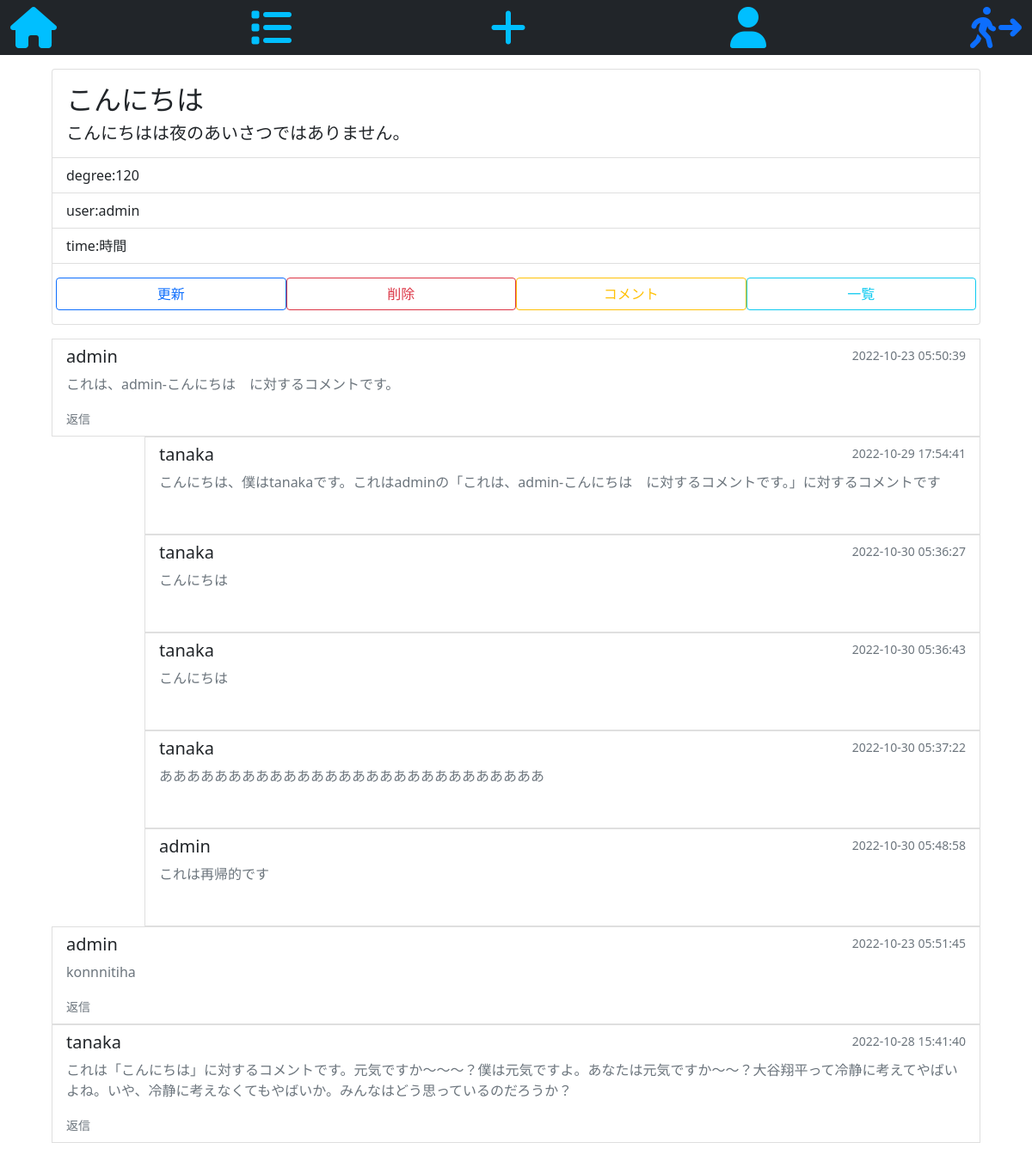
Page /detail/1/ (signed in) on the committed database.
### app/models.py (models this page shows, shortened)
class App(models.Model):
    title=models.CharField(max_length=100)
    text=models.TextField()
    degree=models.CharField(
        max_length=100,
        choices=(('0','0%'),('10','10%'),("20","20%"),("30","30%"),
        ("40","40%"),("50","50%"),("60","60%"),("70","70%"),("80","80%"),
        ("90","90%"),("100","100%"),("120","limit-break"),),
        null=True,
    )
    user=models.ForeignKey('auth.User',on_delete=models.CASCADE)

class Comment(models.Model):
    text=models.TextField()
    target=models.ForeignKey('App',on_delete=models.CASCADE,verbose_name='対象記事')
    created_at=models.DateTimeField('CreatedDate',auto_now=True)
    username=models.ForeignKey('auth.User',on_delete=models.CASCADE,verbose_name='ユーザー名')
    parent=models.ForeignKey('self',verbose_name='parent',null=True,blank=True,on_delete=models.CASCADE)

### app/views.py (the view)
# urls.py: path('detail/<int:pk>/',views.AppDetail.as_view(),name='app-detail'),
class AppDetail(LoginRequiredMixin,DetailView):
    template_name='app/app_detail.html'
    model=App
    def get_context_data(self,**kwargs):
        context=super().get_context_data(**kwargs)
        context['parent_list']=self.object.comment_set.filter(parent__isnull=True)
        return context

### app/templates/app/app_detail.html (shortened to what this page needs)
{% extends 'base.html' %}
{% block body %}
<div class="card my-3 mx-auto" style="width:90%">
    <div class="card-body">
      <h2 class="card-title">{{object.title}}</h2>
      <h5 class="card-text">{{object.text}}</5>
    </div>
    <ul class="list-group list-group-flush">
      <li class="list-group-item">degree:{{object.degree}}</li>
      <li class="list-group-item">user:{{object.user}}</li>
      <li class="list-group-item">time:時間</li>
    </ul>
    <div class="card-body row">
      {% if request.user == object.user%}
        <a href="{% url 'app:app-update' object.pk %}" class="btn btn-outline-primary float-right col-3 mx-auto">更新</a>
        <a href="{% url 'app:app-delete' object.pk %}" class="btn btn-outline-danger float-right col-3 mx-auto">削除</a>
        <a href="{% url 'app:comment-create' object.pk %}" class="btn btn btn-outline-warning float-right col-3 mx-auto">コメント</a>
        <a href="{% url 'app:app-list' %}" class="btn btn-outline-info float-right col-3 mx-auto">一覧</a>
      {%else%}
        <a href="{% url 'app:comment-create' object.pk %}" class="btn btn btn-outline-warning float-right mx-auto col-5">comment</a>
        <a href="{% url 'app:app-list' %}" class="btn btn-outline-info float-right col-5 mx-auto">←list</a>
      {%endif%}
    </div>
</div>
{% for parent in parent_list %}
<div class="mx-auto" style="width:90%">
  <div class="row mx-auto" style="width:100%;">
    <a href="{% url 'app:reply-create' parent.pk %}" class="list-group-item list-group-item-action" style="display:block;">
    <div class="d-flex w-100 justify-content-between">
      <h5>{{parent.username}}&emsp;</h5>
      <small class="text-muted">{{ parent.created_at|date:"Y-m-j H:i:s"}}</small>
    </div>
    <p class="text-muted">{{parent.text}}</p>
    <small class="text-muted">返信</small>
    <br>
  </a>
</div>
  {% with reply_list=parent.comment_set.all %}
    {% include 'app/include_reply.html' %}
  {% endwith %}
</div>
{% endfor %}
{% endblock body %}

### templates/base.html (shortened to what this page needs)
<!DOCTYPE html>
<html lang="ja">
<head>
    <link href="https://cdn.jsdelivr.net/npm/bootstrap@5.0.2/dist/css/bootstrap.min.css" rel="stylesheet">
    <link rel="stylesheet" href="https://cdnjs.cloudflare.com/ajax/libs/font-awesome/6.2.0/css/all.min.css" />
</head>
<body>
  <div class="row mx-auto" style="width:100%">
            <nav class="navbar navbar-dark bg-dark">
            {% if request.user.is_authenticated %}
              <a href="{%url 'app:index'%}" class="col-2"><i class="fa-solid fa-house fa-3x" style="color: rgb(0, 191, 255)"></i></a>
              <a href="{%url 'app:app-list'%}" class="col-2"><i class="fa-solid fa-list fa-3x" style="color: rgb(0, 191, 255)"></i></a>
              <a href="{%url 'app:app-create'%}"class="col-2"><i class="fa-solid fa-plus fa-3x" style="color: rgb(0, 191, 255)"></i></a>
              <a href="#"class="col-2"><i class="fa-solid fa-user fa-3x" style="color: rgb(0, 191, 255)"></i></a>
              <a  href="{% url 'accounts:logout'%}"><i class="fa-solid fa-person-walking-arrow-right fa-3x"></i></a>
            {% else %}
              <a  href="{% url 'accounts:login'%}"><i class="fa-solid fa-right-to-bracket fa-3x"></i></a>
              <a  href="{% url 'accounts:signup' %}"><i class="fa-solid fa-user-check fa-3x"></i></a>
            {% endif %}
            </nav>
  </div>
<div style="margin-bottom:10rem;">
{% block body %}{% endblock body %}
</div>
</body>
</html>

### app/templates/app/include_reply.html (shortened to what this page needs)
{% for reply in reply_list %}
<div style="width:90%; margin-right:0; margin-left:auto;">
    <a href="#" class="list-group-item list-group-item-action" style="display:block;">
    <div class="d-flex w-100 justify-content-between">
      <h5>{{reply.username}}&emsp;</h5>
      <small class="text-muted">{{ reply.created_at|date:"Y-m-j H:i:s"}}</small>
    </div>
    <p class="text-muted">{{reply.text}}</p>
    <br>
  </a>
</div>
{% endfor %}

### rows in the picture
App: title "こんにちは", text "こんにちはは夜のあいさつではありません。", degree "120", user "admin"
Comment: username "admin", created_at "2022-10-23 05:50:39", text "これは、admin-こんにちは に対するコメントです。"
Comment: username "tanaka", created_at "2022-10-29 17:54:41", text "こんにちは、僕はtanakaです。これはadminの「これは、admin-こんにちは に対するコメントです。」に対するコメントです"
Comment: username "tanaka", created_at "2022-10-30 05:36:27", text "こんにちは"
Comment: username "tanaka", created_at "2022-10-30 05:36:43", text "こんにちは"
Comment: username "tanaka", created_at "2022-10-30 05:37:22", text "ああああああああああああああああああああああああああああ"
Comment: username "admin", created_at "2022-10-30 05:48:58", text "これは再帰的です"
Comment: username "admin", created_at "2022-10-23 05:51:45", text "konnnitiha"
Comment: username "tanaka", created_at "2022-10-28 15:41:40", text "これは「こんにちは」に対するコメントです。元気ですか～～～？僕は元気ですよ。あなたは元気ですか～～？大谷翔平って冷静に考えてやばいよね。いや、冷静に考えなくてもやばいか。みんなはどう思っているのだろうか？"
